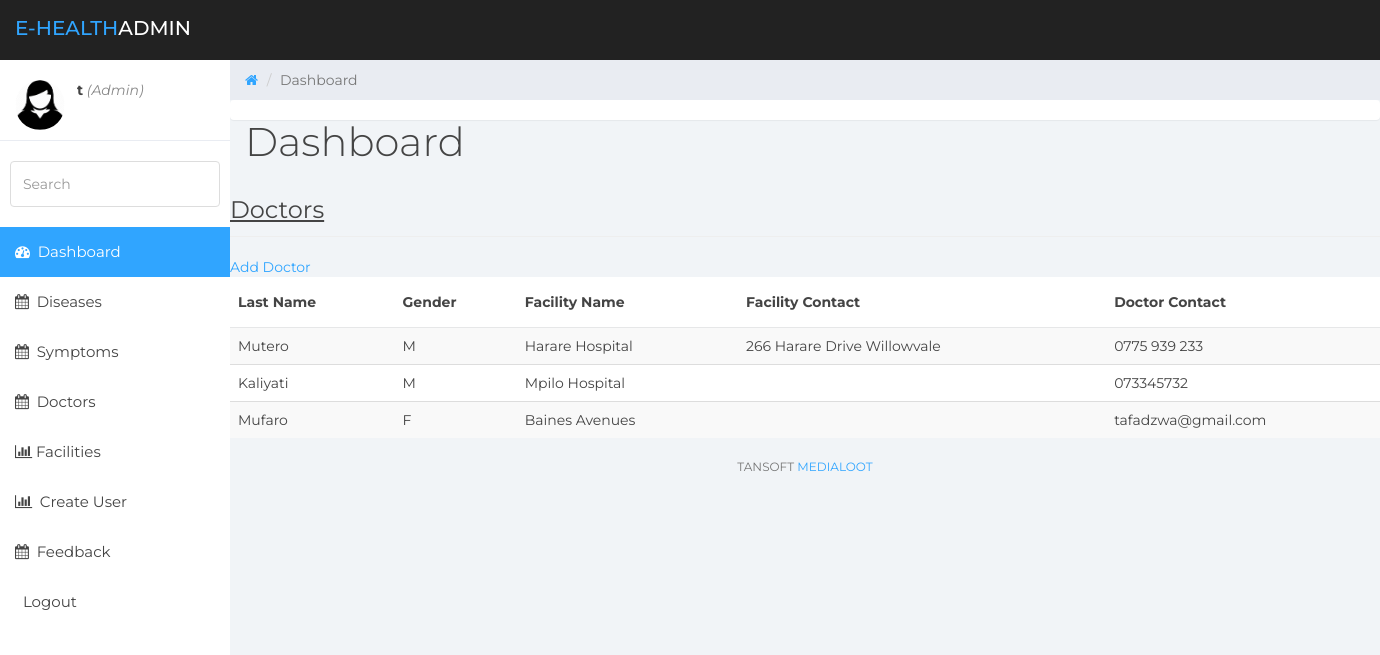
The page /admin/view_doctors.php (signed in) on the database as committed earlier.
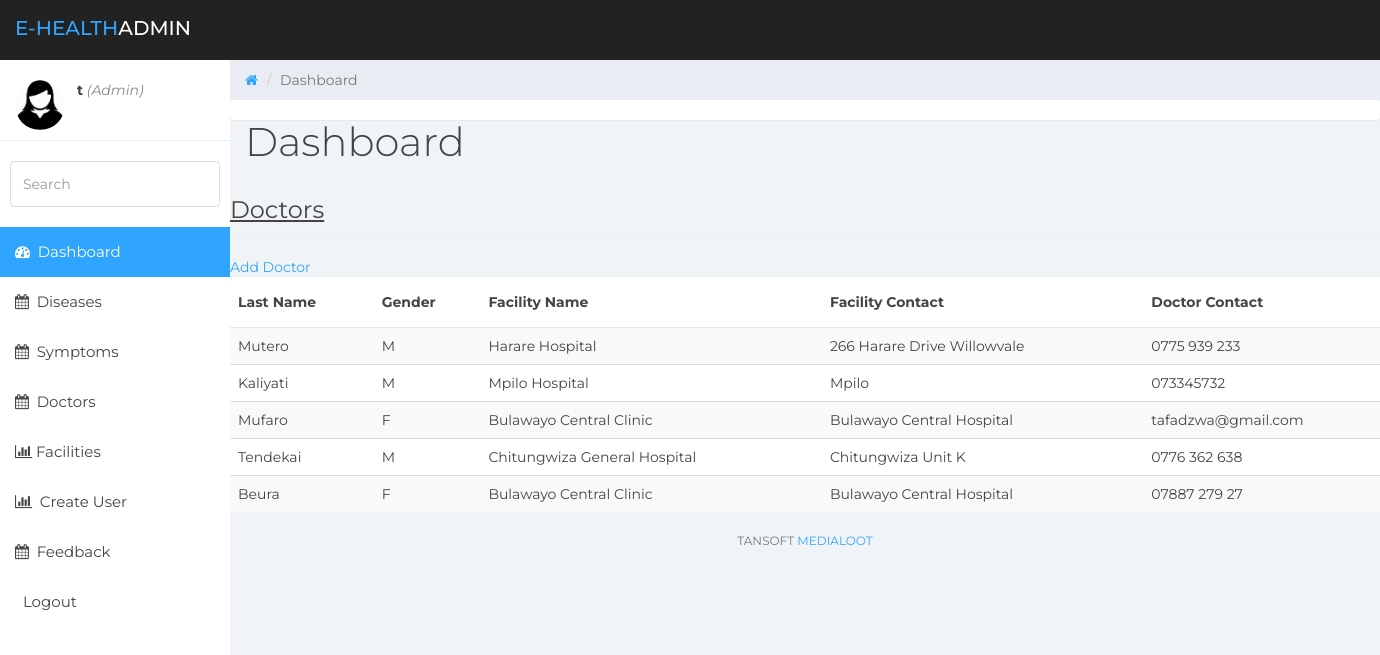
The same page on the database as committed later.
### tables this page shows
CREATE TABLE `practitioner` (
  `id` int(11) NOT NULL,
  `firstname` varchar(250) NOT NULL,
  `lastname` varchar(250) NOT NULL,
  `contact_details` varchar(250) NOT NULL,
  `date_created` varchar(250) NOT NULL,
  `gender` varchar(1) NOT NULL,
  `facility_id` int(11) NOT NULL,
  `speciality` varchar(250) NOT NULL,
  `disease_id` int(11) NOT NULL
);

CREATE TABLE `facility` (
  `id` int(11) NOT NULL,
  `name` varchar(250) NOT NULL,
  `city_id` int(250) NOT NULL,
  `address` varchar(250) NOT NULL,
  `latitude` double NOT NULL,
  `longitude` double NOT NULL
);

### admin/view_doctors.php (the view, shortened to what this page needs)
<!DOCTYPE html>
<html>
<head>
    <link href="../assets/css/bootstrap.min.css" rel="stylesheet">
    <link href="../assets/css/font-awesome.min.css" rel="stylesheet">
    <link href="../assets/css/datepicker3.css" rel="stylesheet">
    <link href="../assets/css/styles.css" rel="stylesheet">
</head>
<body>
<nav class="navbar navbar-custom navbar-fixed-top" role="navigation">
    <div class="container-fluid">
        <div class="navbar-header">
            <a class="navbar-brand" href="#"><span>E-health</span>Admin</a>
        </div>
    </div>
</nav>
<div id="sidebar-collapse" class="col-sm-3 col-lg-2 sidebar">
    <div class="profile-sidebar">
        <div class="profile-userpic">
            <img src="../images/admin_profile.png" class="img-responsive">
        </div>
        <div class="profile-usertitle">
            <div>
                <?php if (isset($_SESSION['user'])) : ?>
                    <strong><?php echo $_SESSION['user']['username']; ?></strong>
                    <i style="color: #888;">(<?php echo ucfirst($_SESSION['user']['user_type']); ?>)</i>
                    <br>
                <?php endif ?>
            </div>
        </div>
    </div>
    <form role="search">
        <div class="form-group">
            <input type="text" class="form-control" placeholder="Search">
        </div>
    </form>
    <ul class="nav menu">
        <li class="active"><a href="index.html"><em class="fa fa-dashboard">&nbsp;</em> Dashboard</a></li>
        <li><a href="view_disease.php"><em class="fa fa-calendar">&nbsp;</em> Diseases</a></li>
        <li><a href="view_symptom.php"><em class="fa fa-calendar">&nbsp;</em> Symptoms</a></li>
        <li><a href="view_doctors.php"><em class="fa fa-calendar">&nbsp;</em> Doctors</a></li>
        <li><a href="view_facility.php"><em class="fa fa-bar-chart">&nbsp;</em>Facilities</a></li>
        <li><a href="create_user.php"><em class="fa fa-bar-chart">&nbsp;</em> Create User</a></li>
        <li><a href="feedback.php"><em class="fa fa-calendar">&nbsp;</em> Feedback</a></li>
        <li><a href="home.php?logout='1'">&nbsp;</em> Logout</a></li>
    </ul>
</div>
<div class="col-sm-9 col-sm-offset-3 col-lg-10 col-lg-offset-2 main">
    <div class="row">
        <ol class="breadcrumb">
            <li><a href="#">
                    <em class="fa fa-home"></em>
                </a></li>
            <li class="active">Dashboard</li>
        </ol>
    </div>
    <div class="row">
        <div class="col-lg-12">
            <h1 class="page-header">Dashboard</h1>
        </div>
        <div class="panel panel-container">
        </div>
        <div class="container">
            <div class="row">
                <div class="page-header">
                    <font size="5">
                        <u>Doctors</u>
                    </font>
                </div>
                <div>
                    <a href="create_doctor.php">Add Doctor</a>
                </div>
            </div>
            <div class="row">
                <table class="table table-striped">
                    <thead>
                    <tr>
                        <th>Last Name</th>
                        <th>Gender</th>
                        <th>Facility Name</th>
                        <th>Facility Contact</th>
                        <th>Doctor Contact</th>
                    </tr>
                    </thead>
                    <?php
                    include('../conn.php');
                    $select = "SELECT p.lastname as lastname, p.gender as gender, f.name as facility_name
								,f.address as facility_address,p.contact_details as doc_contact FROM facility f,practitioner p
								WHERE p.facility_id=f.id";
                    $run_select = mysqli_query($conn, $select);
                    while ($rows = mysqli_fetch_array($run_select)) {
                        $lastname = $rows['lastname'];
                        $gender = $rows['gender'];
                        $facility_name = $rows['facility_name'];
                        $doc_contact = $rows['doc_contact'];
                        $facility_address = $rows['facility_address'];
                        ?>
                        <tr>
                            <td><?php echo $lastname; ?></td>
                            <td><?php echo $gender; ?></td>
                            <td><?php echo $facility_name; ?></td>
                            <td><?php echo $facility_address; ?></td>
                            <td><?php echo $doc_contact; ?></td>
                        </tr>
                        <?php
                    }
                    ?>
                </table>
            </div>
        </div>
        <div class="row">
            <div class="col-sm-12">
                <p class="back-link">Tansoft <a href="#">Medialoot</a></p>
            </div>
        </div>
    </div>
</div>
</body>
</html>

### assets/css/styles.css (style rules this page uses)
body { background: #f1f4f7; padding-top: 60px; font-size: 14px; color: #444444; font-family: "Montserrat", "Helvetica Neue", Helvetica, Arial, sans-serif; }
p { color: #777; }
a, a:hover, a:focus { color: #30a5ff; }
h1, h2, h3, h4, h5, h6 { color: #444444; }
h1 { font-weight: 300; font-size: 40px; }
input.form-control { border: 1px solid #ddd; box-shadow: none; height: 46px; }
.navbar-custom { background: #222; height: 60px; }
.navbar-header .navbar-brand { color: #fff; font-size: 20px; text-transform: uppercase; font-weight: 500; height: 60px; padding-top: 18px; }
.navbar-header .navbar-brand span { color: #30a5ff; }
.panel { border: 0; }
.panel-container { padding-top: 20px; }
.navbar { border: 0; }
.sidebar { display: block; padding: 0; display: none; box-shadow: none; background: #fff; }
.sidebar ul { margin: 20px 0px; }
.sidebar form { padding: 10px 0 0 0; margin: 10px 10px 20px 10px; }
@media (min-width: 768px) { .sidebar { display: block; position: fixed; top: 60px; bottom: 0; left: 0; z-index: 1000; display: block; margin: 0; padding: 0; overflow-x: hidden; overflow-y: auto; } }
@media (min-width: 768px) { .navbar-header { width: 100%; } }
.sidebar ul.nav .active a, .sidebar ul.nav li.parent a.active, .sidebar ul.nav .active > a:hover, .sidebar ul.nav li.parent a.active:hover, .sidebar ul.nav .active > a:focus, .sidebar ul.nav li.parent a.active:focus { color: #fff; background-color: #30a5ff; }
.sidebar ul.nav li a { height: 50px; font-size: 15px; line-height: 2em; color: #444444; }
.profile-sidebar { padding: 10px 0; border-bottom: 1px solid #e9ecf2; }
.profile-userpic img { float: left; margin: 10px 0px 0px 15px; width: 50px; height: 50px; border-radius: 9999px !important; }
.profile-usertitle { float: left; text-align: left; margin: 10px 0 0 12px; }
.breadcrumb { border-radius: 0; padding: 10px 15px 10px 15px; background: #e9ecf2; margin: 0; }
h1.page-header { margin-top: 20px; border-bottom: 0; }
.table { background: #fff; }
.table > thead > tr > th { border-bottom: 1px solid #e6e7e8; vertical-align: middle; height: 50px; }
p.back-link { text-align: center; margin-bottom: 20px; font-size: 12px; text-transform: uppercase; }

Rows that differ between the two databases and show on the page:
changed through a linked row, practitioner "Kaliyati": facility.address (not shown) → "Mpilo"
changed through a linked row, practitioner "Mufaro": facility.name "Baines Avenues" → "Bulawayo Central Clinic"; facility.address (not shown) → "Bulawayo Central Hospital"
added practitioner: lastname "Tendekai", gender "M", facility.name "Chitungwiza General Hospital", facility.address "Chitungwiza Unit K", contact_details "0776 362 638"
added practitioner: lastname "Beura", gender "F", facility.name "Bulawayo Central Clinic", facility.address "Bulawayo Central Hospital", contact_details "07887 279 27"
